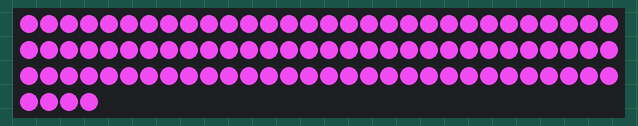
The program below on a simulated Arduino Uno, built with avr-gcc and run on an emulated ATmega328P. On the bench: 94 RGB LEDs in strip order, left to right, continuing on the next row. Random numbers use the default seed unless the program sets one.

Above: at 2.15 s.

The program:

main.cpp
```cpp
#include <Arduino.h>
#include "FastLED.h"
// wheel 1: 47 wheel 2: ?47?
#define NUM_LEDS 47+47
#define DATA_PIN 11
#define CLOCK_PIN 12
CRGB leds[NUM_LEDS];

void setup() {
  delay(2000);
  FastLED.addLeds<WS2801, DATA_PIN, CLOCK_PIN, RGB>(leds, NUM_LEDS);
}

void loop() {
  CRGB randHue;
  randHue.red = 200+ random(16);
  randHue.green = 64+ random(16);
  randHue.blue = 200+ random(16);
  for (int i = 0; i < NUM_LEDS; i ++) {
    // leds[i] = CRGB::Coral;
    leds[i] = randHue;
    // delay(10);
    // leds[i] = CRGB::Black;
  }
  delay(100);
    FastLED.show();
  // put your main code here, to run repeatedly:
}
```
